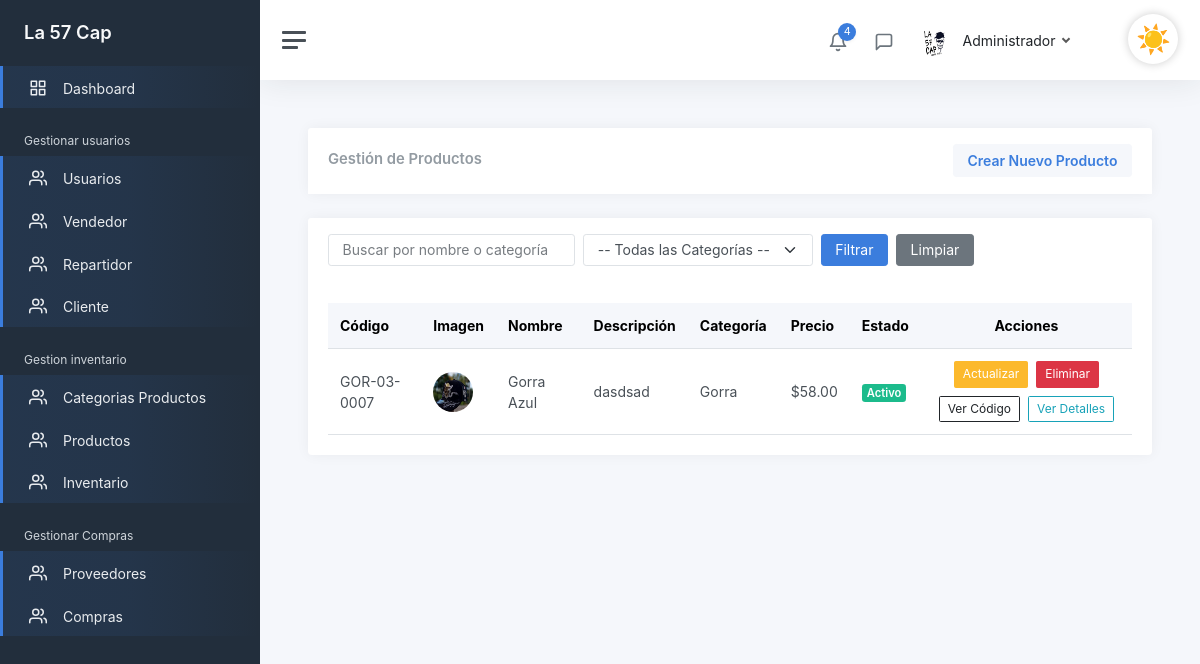
/admin/GestionarProducto (signed in), run on an earlier commit of the app's database.
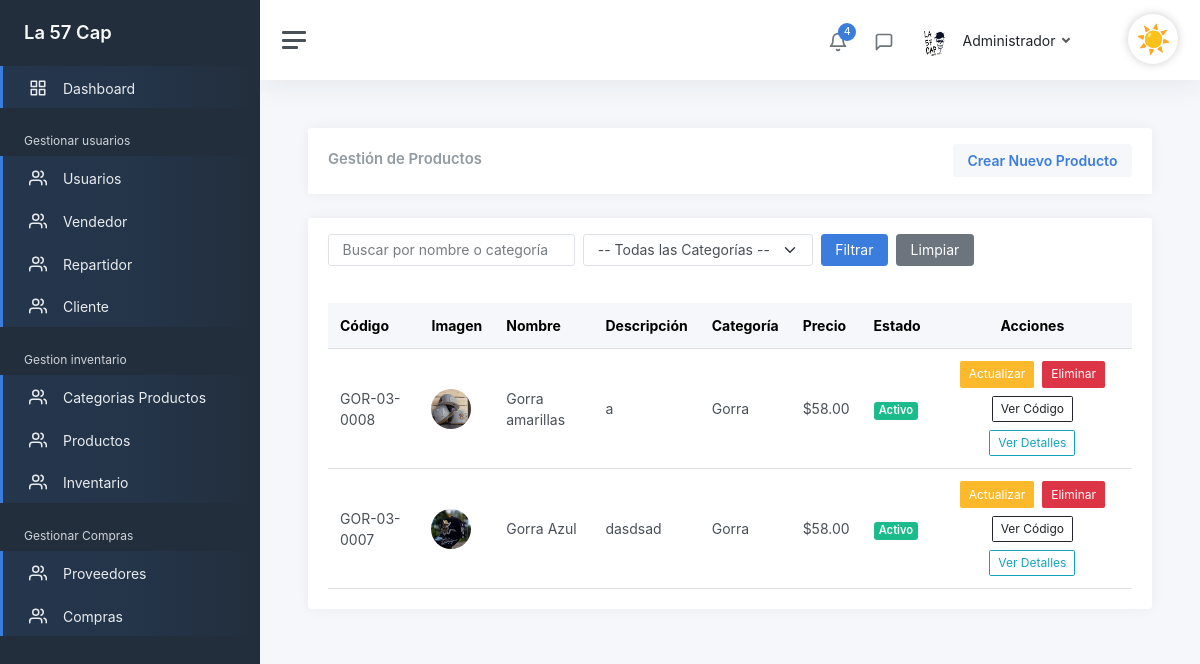
And on a later commit of the database.
### tables this page shows
CREATE TABLE `producto`  (
  `idproducto` int(0) NOT NULL AUTO_INCREMENT,
  `id_categoria` int(0) NOT NULL,
  `codigo_producto` varchar(45) NOT NULL,
  `nombre_producto` varchar(45) NOT NULL,
  `descripcion` varchar(200) NOT NULL,
  `precio` decimal(10, 2) NOT NULL,
  `eliminado` tinyint(0) NULL DEFAULT 0,
  `Foto` varchar(150) NULL DEFAULT NULL,
  PRIMARY KEY (`idproducto`) USING BTREE,
  INDEX `producto_categoria_idx`(`id_categoria`) USING BTREE,
  CONSTRAINT `producto_categoria` FOREIGN KEY (`id_categoria`) REFERENCES `categoria_producto` (`idcategoria_producto`) ON DELETE RESTRICT ON UPDATE RESTRICT
);

CREATE TABLE `categoria_producto`  (
  `idcategoria_producto` int(0) NOT NULL AUTO_INCREMENT,
  `foto` varchar(150) NULL DEFAULT NULL,
  `garantias_meses` int(0) NOT NULL,
  `titulo` varchar(80) NOT NULL,
  `politica_garantia` varchar(500) NOT NULL,
  `tiene_garantia` tinyint(0) NOT NULL,
  `eliminado` tinyint(0) NULL DEFAULT 0,
  `estado` varchar(30) NULL DEFAULT NULL,
  PRIMARY KEY (`idcategoria_producto`) USING BTREE
);

### controllers/ProductoController.php (called while the page is built, shortened)
<?php
class ProductoController
{
    public static function GestionarProductos(Router $router)
    {
        $busqueda = $_POST['busqueda'] ?? '';
        $categoriaSeleccionada = $_POST['categoria'] ?? '';
        $productos = Producto::filtrar($busqueda, $categoriaSeleccionada);
        $categorias = CategoriaProducto::obtenerTodas();
        $router->renderAdmin('Admin/producto/GestionarProducto', [
            'productos' => $productos,
            'categorias' => $categorias,
            'busqueda' => $busqueda,
            'categoriaSeleccionada' => $categoriaSeleccionada,
            'titulo' => 'Gestión de Productos'
        ]);
    }
}

### public/index.php (called while the page is built, shortened)
<?php
$router = new Router();
$router->get('/login', [LoginController::class, 'login']);
$router->post('/login', [LoginController::class, 'login']);
$router->get('/logout', [LoginController::class, 'logout']);
$router->get('/olvide-cuenta', [UsuarioController::class, 'olvide']);
$router->post('/olvide-cuenta', [UsuarioController::class, 'olvide']);
$router->get('/recuperar-cuenta', [UsuarioController::class, 'recuperar']);
$router->post('/recuperar-cuenta', [UsuarioController::class, 'recuperar']);
$router->get('/confirmar-cuenta', [UsuarioController::class, 'confirmarCuenta']);
$router->post('/confirmar-cuenta', [UsuarioController::class, 'confirmarCuenta']);
$router->get('/crear-cuenta', [RegistroController::class, 'crearCuenta']);
$router->post('/crear-cuenta', [RegistroController::class, 'crearCuenta']);
$router->get('/mensaje-confirmacion', [RegistroController::class, 'mensajeConfirmacion']);
$router->get('/reenviar-confirmacion', [RegistroController::class, 'reenviarConfirmacion']);
$router->post('/reenviar-confirmacion', [RegistroController::class, 'reenviarConfirmacion']);
$router->get('/', [LandingController::class, 'index']);
$router->get('/tienda', [TiendaController::class, 'shop']);
$router->post('/tienda', fn: [TiendaController::class, 'shop']);
$router->get('/carrito', [CarritoController::class, 'mostrar']);
$router->get('/carrito/agregar', [CarritoController::class, 'agregar']);
$router->get('/carrito/eliminar', [CarritoController::class, 'eliminar']);
$router->post('/carrito/actualizar', [CarritoController::class, 'actualizar']);
$router->get('/SobreNosotros', [LandingController::class, 'about']);
$router->get('/Contactanos', [LandingController::class, 'contact']);
$router->get('/admin', [AdminController::class, 'Admin']);
$router->post('/admin', [AdminController::class, 'Admin']);
$router->get('/admin/GestionarUsuario', [UsuarioController::class, 'GestionarUsuario']);
$router->post('/admin/GestionarUsuario', [UsuarioController::class, 'GestionarUsuario']);
$router->get('/admin/CrearUsuario', [UsuarioController::class, 'crearUsuario']);
$router->post('/admin/CrearUsuario', [UsuarioController::class, 'crearUsuario']);
$router->get('/admin/ActualizarUsuario', [UsuarioController::class, 'ActualizarUsuario']);
$router->post('/admin/ActualizarUsuario', [UsuarioController::class, 'ActualizarUsuario']);
$router->get('/admin/EliminarUsuario', [UsuarioController::class, 'EliminarUsuario']);
$router->post('/admin/EliminarUsuario', [UsuarioController::class, 'EliminarUsuario']);
$router->get('/admin/Dashboard', [DashBoardController::class, 'Dashboard']);
$router->post('/admin/Dashboard', [DashBoardController::class, 'Dashboard']);
$router->get('/admin/GestionarCliente', [ClienteController::class, 'GestionarCliente']);
$router->post('/admin/GestionarCliente', [ClienteController::class, 'GestionarCliente']);
$router->get('/admin/GestionarVendedores', [VendedorController::class, 'GestionarVendedores']);
$router->post('/admin/GestionarVendedores', [VendedorController::class, 'GestionarVendedores']);
$router->get('/admin/CrearVendedor', [VendedorController::class, 'crearvendedor']);
$router->post('/admin/CrearVendedor', [VendedorController::class, 'crearvendedor']);
$router->get('/admin/ActualizarVendedor', [VendedorController::class, 'ActualizarVendedor']);
$router->post('/admin/ActualizarVendedor', [VendedorController::class, 'ActualizarVendedor']);
$router->post('/admin/EliminarVendedor', [VendedorController::class, 'EliminarVendedor']);
$router->get('/admin/GestionarRepartidor', [RepartidorControllers::class, 'GestionarRepartidores']);
$router->post('/admin/GestionarRepartidor', [RepartidorControllers::class, 'GestionarRepartidores']);
$router->get('/admin/CrearRepartidor', [RepartidorControllers::class, 'CrearRepartidor']);
$router->post('/admin/CrearRepartidor', [RepartidorControllers::class, 'CrearRepartidor']);
$router->get('/admin/ActualizarRepartidor', [RepartidorControllers::class, 'ActualizarRepartidor']);
$router->post('/admin/ActualizarRepartidor', [RepartidorControllers::class, 'ActualizarRepartidor']);
$router->post('/admin/EliminarRepartidor', [RepartidorControllers::class, 'EliminarRepartidor']);
$router->get('/admin/GestionarProveedores', [ProveedorController::class, 'GestionarProveedores']);
$router->post('/admin/GestionarProveedores', [ProveedorController::class, 'GestionarProveedores']);
$router->get('/admin/CrearProveedor', [ProveedorController::class, 'CrearProveedor']);
$router->post('/admin/CrearProveedor', [ProveedorController::class, 'CrearProveedor']);
$router->get('/admin/ActualizarProveedor', [ProveedorController::class, 'ActualizarProveedor']);
$router->post('/admin/ActualizarProveedor', [ProveedorController::class, 'ActualizarProveedor']);
$router->post('/admin/EliminarProveedor', [ProveedorController::class, 'EliminarProveedor']);
$router->get('/admin/GestionarCategoriaProducto', [CategoriaProductoController::class, 'GestionarCategorias']);
$router->post('/admin/GestionarCategoriaProducto', [CategoriaProductoController::class, 'GestionarCategorias']);
$router->get('/admin/CrearCategoriaProducto', [CategoriaProductoController::class, 'CrearCategoria']);
$router->post('/admin/CrearCategoriaProducto', [CategoriaProductoController::class, 'CrearCategoria']);
$router->get('/admin/ActualizarCategoriaProducto', [CategoriaProductoController::class, 'ActualizarCategoria']);
$router->post('/admin/ActualizarCategoriaProducto', [CategoriaProductoController::class, 'ActualizarCategoria']);
$router->post('/admin/EliminarCategoriaProducto', [CategoriaProductoController::class, 'EliminarCategoria']);
$router->get('/admin/GestionarProducto', [ProductoController::class, 'GestionarProductos']);
$router->post('/admin/GestionarProducto', [ProductoController::class, 'GestionarProductos']);
$router->get('/admin/CrearProducto', [ProductoController::class, 'CrearProducto']);
$router->post('/admin/CrearProducto', [ProductoController::class, 'CrearProducto']);
$router->get('/admin/ActualizarProducto', [ProductoController::class, 'ActualizarProducto']);
$router->post('/admin/ActualizarProducto', [ProductoController::class, 'ActualizarProducto']);
$router->post('/admin/EliminarProducto', [ProductoController::class, 'EliminarProducto']);
$router->get('/admin/GenerarCodigoBarras', [ProductoController::class, 'VerCodigoBarras']);
$router->get('/admin/DescargarCodigoBarras', [ProductoController::class, 'DescargarCodigoBarras']);
$router->get('/admin/VerProducto', [ProductoController::class, 'VerProducto']);
$router->get('/admin/InventarioGeneral', [InventarioController::class, 'GestionarInventario']);
$router->get('/admin/GestionarCompras', [CompraController::class, 'GestionarCompras']);
$router->get('/admin/CrearCompra', [CompraController::class, 'CrearCompra']);
$router->post('/admin/CrearCompra', [CompraController::class, 'CrearCompra']);
$router->get('/admin/DetalleCompra', [CompraController::class, 'VerDetalleCompra']);
$router->get('/Vendedor', [VendedorController::class, 'Vendedor']);
$router->get('/Repartidor', [RepartidorControllers::class, 'Repartidor']);
$router->comprobarRutas();

### models/Producto.php (called while the page is built, shortened)
<?php
class Producto extends ActiveRecord
{
    public static function filtrar($busqueda = '', $categoriaSeleccionada = '')
    {
        $condiciones = ["producto.eliminado = 0"];
        $where = count($condiciones) ? 'WHERE ' . implode(' AND ', $condiciones) : '';
        $query = "SELECT
            producto.*,
            categoria_producto.titulo AS categoria_nombre
          FROM producto
          INNER JOIN categoria_producto
            ON producto.id_categoria = categoria_producto.idcategoria_producto
          $where
          ORDER BY producto.idproducto DESC";
        return self::consultarSQL($query);
    }
}

### models/ActiveRecord.php (called while the page is built, shortened)
<?php
class ActiveRecord
{
    protected static $db;
    public static function setDB($database)
    {
        self::$db = $database;
    }
    public static function consultarSQL($query)
    {
        $resultado = self::$db->query($query);
        $array = [];
        while ($registro = $resultado->fetch_assoc()) {
            $array[] = static::crearObjeto($registro);
        }
        return $array;
    }
    protected static function crearObjeto($registro)
    {
        $objeto = new static;
        foreach ($registro as $key => $value) {
            if (property_exists($objeto, $key)) {
                $objeto->$key = $value;
            }
        }
        return $objeto;
    }
}

### views/Admin/producto/GestionarProducto.php (the view, shortened to what the changed rows need)
<div class="card">
    <div class="card-header d-flex justify-content-between align-items-center">
        <h2 class="card-title mb-0">Gestión de Productos</h2>
    </div>
</div>
<div class="card mt-3">
    <div class="card-body">
        <div class="table-responsive">
            <table class="table table-hover mb-0">
                <thead class="table-light">
                    <tr>
                        <th>Código</th>
                        <th>Imagen</th>
                        <th>Nombre</th>
                        <th>Descripción</th>
                        <th>Categoría</th>
                        <th>Precio</th>
                        <th>Estado</th>
                        <th class="text-center">Acciones</th>
                    </tr>
                </thead>
                <tbody>
                    <?php if (!empty($productos)): ?>
                        <?php foreach ($productos as $producto): ?>
                            <tr>
                                <td><?php echo $producto->codigo_producto; ?></td>
                                <td>
                                    <img src="/img/productos/<?php echo $producto->Foto ?? 'default.jpg'; ?>" width="40" height="40"
                                         class="rounded-circle" alt="Imagen producto">
                                </td>
                                <td><?php echo $producto->nombre_producto; ?></td>
                                <td><?php echo $producto->descripcion; ?></td>
                                <td><?php echo $producto->categoria_nombre ?? '—'; ?></td>
                                <td>$<?php echo number_format($producto->precio, 2); ?></td>
                                <td>
                                    <span class="badge bg-<?php echo $producto->eliminado ? 'secondary' : 'success'; ?>">
                                        <?php echo $producto->eliminado ? 'Inactivo' : 'Activo'; ?>
                                    </span>
                                </td>
                                <td class="text-center">
                                    <div class="d-flex justify-content-center gap-2 flex-wrap">
                                        <a href="/admin/ActualizarProducto?id=<?php echo $producto->idproducto; ?>"
                                           class="btn btn-sm btn-warning">Actualizar</a>
                                        <form method="POST" action="/admin/EliminarProducto" class="d-inline">
                                            <input type="submit" class="btn btn-sm btn-danger" value="Eliminar">
                                        </form>
                                        <a href="/admin/GenerarCodigoBarras?id=<?php echo $producto->idproducto; ?>"
                                           class="btn btn-sm btn-outline-dark">Ver Código</a>
                                        <a href="/admin/VerProducto?id=<?php echo $producto->idproducto; ?>"
                                           class="btn btn-sm btn-outline-info">Ver Detalles</a>
                                    </div>
                                </td>
                            </tr>
                        <?php endforeach; ?>
                    <?php else: ?>
                        <tr>
                            <td colspan="8" class="text-center text-muted">No se encontraron productos.</td>
                        </tr>
                    <?php endif; ?>
                </tbody>
            </table>
        </div>
    </div>
</div>

What changed in the data, as far as the page shows it:
added producto: codigo_producto "GOR-03-0008", shows a picture, nombre_producto "Gorra amarillas", descripcion "a", id_categoria.titulo "Gorra", precio "58.00", eliminado "Activo"
